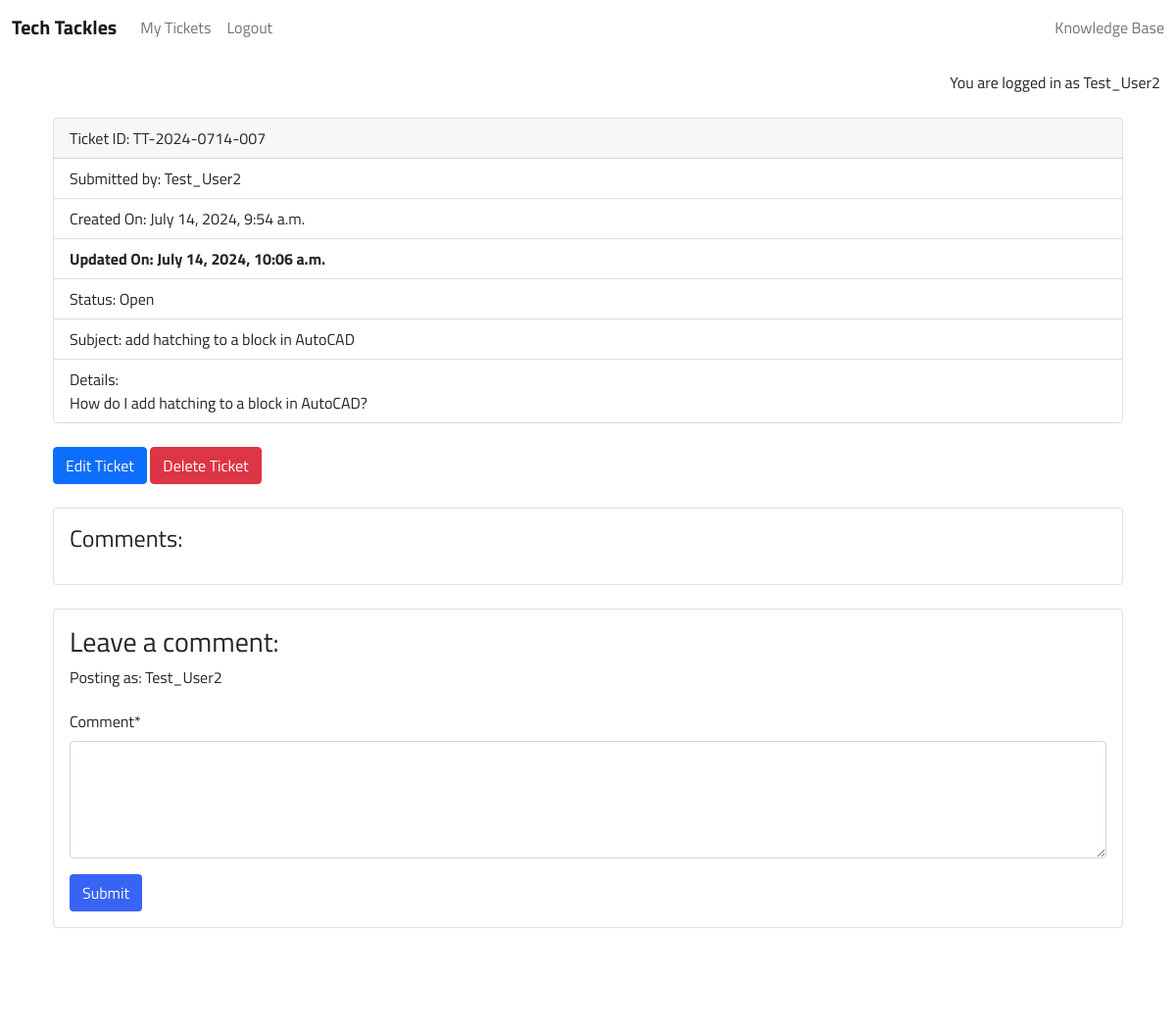
Page /ticket/7/ (signed in) on the earlier database version.
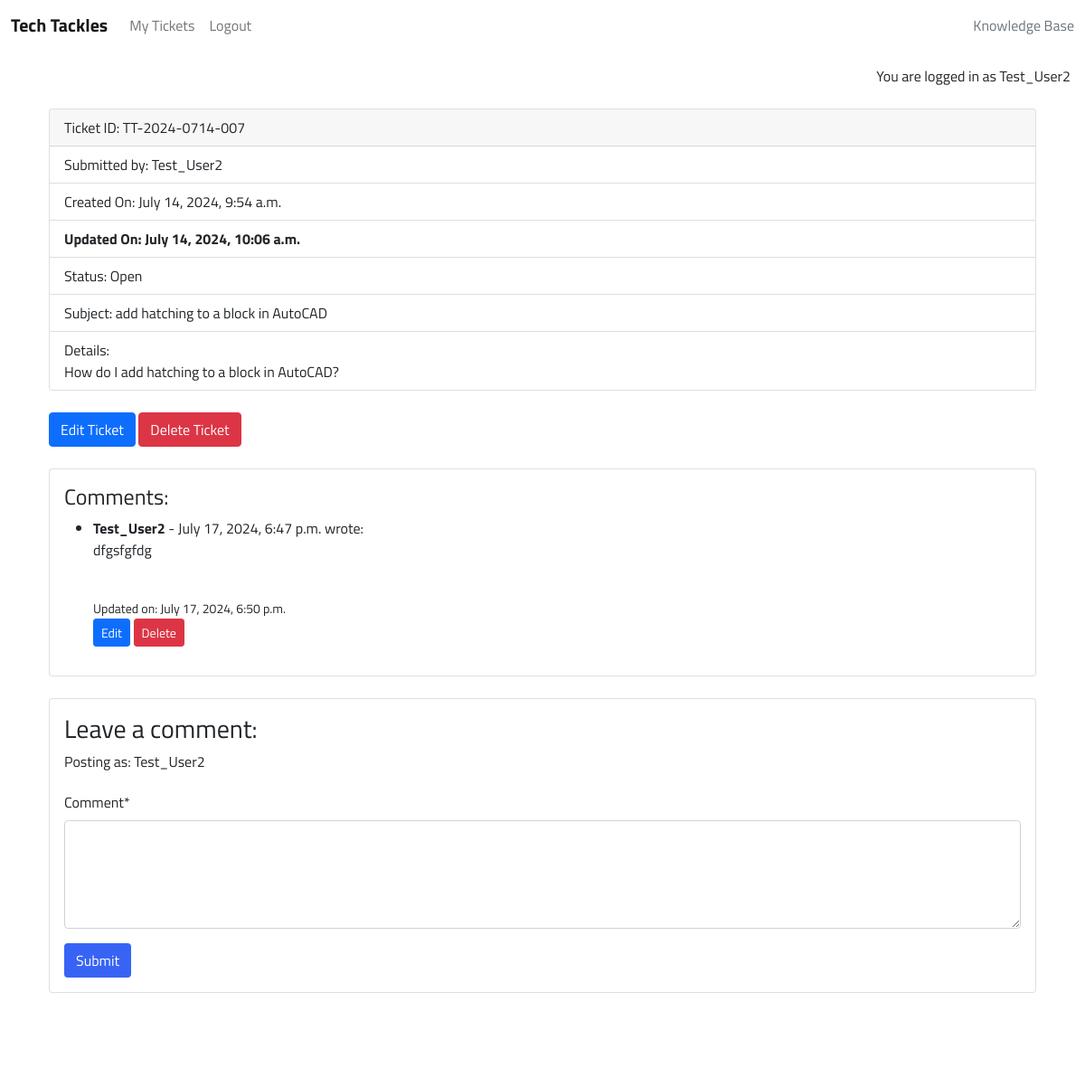
Same page on the later database version.
### support/models.py (models this page shows, shortened)
class Comment(models.Model):
    user = models.ForeignKey(User, on_delete=models.CASCADE, related_name="commenter") # Many to one
    ticket = models.ForeignKey(Ticket, on_delete=models.CASCADE, related_name='comments', null=True, blank=True) # Many to one
    comment = models.TextField()
    created_on = models.DateTimeField(auto_now_add=True)
    updated_on = models.DateTimeField(auto_now=True)

### support/views.py (the view)
# urls.py: path('ticket/<int:pk>/', TicketDetailView.as_view(), name='ticket_detail'),
class TicketDetailView(LoginRequiredMixin, DetailView):
    model = Ticket
    template_name = 'support/ticket_detail.html'
    context_object_name = 'ticket'
    def get_queryset(self):
        queryset = super().get_queryset()
        loggedUser = self.request.user
        if loggedUser.is_staff or loggedUser.groups.filter(name='tech_support').exists():
            return queryset
        return queryset.filter(user=self.request.user)
    def get_object(self, queryset=None):
        obj = super().get_object(queryset)
        loggedUser = self.request.user
        if obj.user != loggedUser and not (loggedUser.is_staff or loggedUser.groups.filter(name='tech_support').exists()):
            raise PermissionDenied("You do not have permission to view this ticket.")
        return obj
    def get_context_data(self, **kwargs):
        context = super().get_context_data(**kwargs)
        ticket = self.get_object()
        context['comments'] = ticket.comments.all().order_by('-created_on')
        context['comment_form'] = CommentForm()
        return context

### support/forms.py
class CommentForm(forms.ModelForm):
    class Meta:
        model = Comment
        fields = ['comment']

### support/templates/support/ticket_detail.html (shortened to what this page needs)
{% extends "base.html" %}
{% block content %}
{% load crispy_forms_tags %}
{% load static %}
<div class="container mt-4">
    {% if ticket %}
    <div class="container mt-4">
        <div class="card mb-4" style="width: 100%;">
            <div class="card-header">
                Ticket ID: {{ ticket.ticket_id }}
            </div>
            <ul class="list-group list-group-flush">
                <li class="list-group-item">Submitted by: {{ ticket.user }}</li>
                <li class="list-group-item">Created On: {{ ticket.created_on }}</li>
                {% if ticket.created_on|date:"Y-m-d H:i:s" != ticket.updated_on|date:"Y-m-d H:i:s" %}
                    <li class="list-group-item"><strong>Updated On: {{ ticket.updated_on }}</strong></li>
                {% endif %}
                <li class="list-group-item">Status: {{ ticket.status }}</li>
                <li class="list-group-item">Subject: {{ ticket.subject }}</li>
                <li class="list-group-item">Details:<br>{{ ticket.description|safe }}</li>
            </ul>
        </div>
        {% if user == ticket.user or user.is_staff %}
            {% if ticket.status == 'Open' %}
                <div class="mb-4">
                    <a href="{% url 'ticket_edit' ticket.pk %}" class="btn btn-primary">Edit Ticket</a>
                    <button type="button" class="btn btn-danger delete-button" data-ticket-id="{{ ticket.pk }}">Delete Ticket</button>
                </div>
            {% endif %}
        {% endif %}
        <div class="card mb-4">
            <div class="card-body">
                <h4>Comments:</h4>
                <ul>
                    {% for comment in comments %}
                    <li><strong>{{ comment.user.username }}</strong> - {{ comment.created_on }} wrote:
                        {{ comment.comment|linebreaks }}
                        {% if comment.created_on|date:"Y-m-d H:i:s" != comment.updated_on|date:"Y-m-d H:i:s" %}
                            <br><small>Updated on: {{ comment.updated_on }}</small>
                        {% endif %}
                        {% if user == comment.user or user.is_staff %}
                            {% if ticket.status != 'Closed' %}
                            <div class="edit-button-container">
                                <button class="btn btn-primary btn-sm edit-comment-btn" data-bs-toggle="modal" data-bs-target="#editCommentModal" data-comment-id="{{ comment.id }}" data-comment="{{ comment.comment }}">Edit</button>
                                <button class="btn btn-danger btn-sm delete-comment-button" data-comment-id="{{ comment.id }}">Delete</button>
                            </div>
                            {% endif %}
                        {% endif %}
                    </li>
                    {% endfor %}
                </ul>
            </div>
        </div>
        <div class="card mb-4">
            <div class="card-body">
                {% if ticket.status == 'Closed' %}
                    <div class="alert alert-primary" role="alert">
                        <strong>This ticket is closed.</strong> To reopen the issue, please create a new ticket.
                    </div>
                    <a href="{% url 'ticket_create' %}" class="btn btn-primary">Create Ticket</a>
                {% else %}
                    {% if user.is_authenticated %}
                        <h3>Leave a comment:</h3>
                        <p>Posting as: {{ user.username }}</p>
                        <form id="commentForm" method="post" style="margin-top: 1.3em;" action="{% url 'add_comment' ticket.pk %}">
                            {{ comment_form|crispy }}
                            <button id="submitButton" type="submit" class="btn btn-signup">Submit</button>
                        </form>
                    {% else %}
                        <p>Log in to leave a comment</p>
                    {% endif %}
                {% endif %}
            </div>
        </div>
        {% endif %}
</div>
{% endblock content %}

Differences in the rows shown:
added Comment: user.username "Test_User2", created_on "July 17, 2024, 6:47 p.m.", comment "dfgsfgfdg", updated_on "July 17, 2024, 6:50 p.m."
